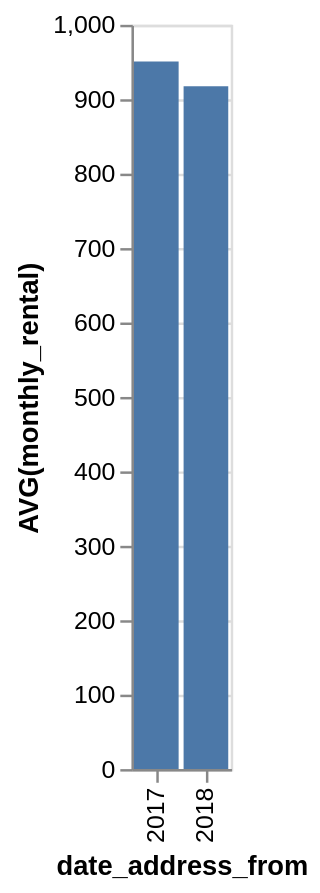

Source (Vega-Lite JSON):
### Vega-Lite specification from a JSON file in a GitHub repository (floating-point values rounded to 4 significant figures)
{"data": {"values": [{"x_data": "2017", "y_data": 950.6}, {"x_data": "2018", "y_data": 917.5}]}, "mark": "bar", "encoding": {"x": {"field": "x_data", "type": "nominal", "title": "date_address_from", "sort": "ascending"}, "y": {"field": "y_data", "type": "quantitative", "title": "AVG(monthly_rental)"}}}
